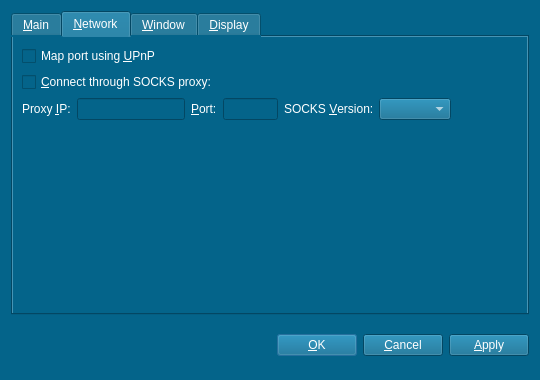
<?xml version="1.0" encoding="UTF-8"?>
<ui version="4.0">
 <class>OptionsDialog</class>
 <widget class="QDialog" name="OptionsDialog">
  <property name="geometry">
   <rect>
    <x>0</x>
    <y>0</y>
    <width>540</width>
    <height>380</height>
   </rect>
  </property>
  <property name="windowTitle">
   <string>Options</string>
  </property>
  <property name="styleSheet">
   <string notr="true">background-color:#04648A;
color:white;</string>
  </property>
  <property name="modal">
   <bool>true</bool>
  </property>
  <layout class="QVBoxLayout" name="verticalLayout">
   <item>
    <widget class="QTabWidget" name="tabWidget">
     <property name="font">
      <font>
       <family>Segoe UI</family>
      </font>
     </property>
     <property name="tabPosition">
      <enum>QTabWidget::North</enum>
     </property>
     <property name="currentIndex">
      <number>1</number>
     </property>
     <widget class="QWidget" name="tabMain">
      <attribute name="title">
       <string>&amp;Main</string>
      </attribute>
      <layout class="QVBoxLayout" name="verticalLayout_Main">
       <item>
        <widget class="QLabel" name="transactionFeeInfoLabel">
         <property name="text">
          <string>Optional transaction fee per kB that helps make sure your transactions are processed quickly. Most transactions are 1 kB. Fee 0.01 recommended.</string>
         </property>
         <property name="textFormat">
          <enum>Qt::PlainText</enum>
         </property>
         <property name="wordWrap">
          <bool>true</bool>
         </property>
        </widget>
       </item>
       <item>
        <layout class="QHBoxLayout" name="horizontalLayout_Main">
         <item>
          <widget class="QLabel" name="transactionFeeLabel">
           <property name="text">
            <string>Pay transaction &amp;fee</string>
           </property>
           <property name="textFormat">
            <enum>Qt::PlainText</enum>
           </property>
           <property name="buddy">
            <cstring>transactionFee</cstring>
           </property>
          </widget>
         </item>
         <item>
          <widget class="BitcoinAmountField" name="transactionFee"/>
         </item>
         <item>
          <spacer name="horizontalSpacer_Main">
           <property name="orientation">
            <enum>Qt::Horizontal</enum>
           </property>
           <property name="sizeHint" stdset="0">
            <size>
             <width>40</width>
             <height>20</height>
            </size>
           </property>
          </spacer>
         </item>
        </layout>
       </item>
       <item>
        <widget class="QCheckBox" name="bitcoinAtStartup">
         <property name="toolTip">
          <string>Automatically start dv8coin after logging in to the system.</string>
         </property>
         <property name="text">
          <string>&amp;Start dv8coin on system login</string>
         </property>
        </widget>
       </item>
       <item>
        <widget class="QCheckBox" name="detachDatabases">
         <property name="toolTip">
          <string>Detach block and address databases at shutdown. This means they can be moved to another data directory, but it slows down shutdown. The wallet is always detached.</string>
         </property>
         <property name="text">
          <string>&amp;Detach databases at shutdown</string>
         </property>
        </widget>
       </item>
       <item>
        <spacer name="verticalSpacer_Main">
         <property name="orientation">
          <enum>Qt::Vertical</enum>
         </property>
         <property name="sizeHint" stdset="0">
          <size>
           <width>20</width>
           <height>40</height>
          </size>
         </property>
        </spacer>
       </item>
      </layout>
     </widget>
     <widget class="QWidget" name="tabNetwork">
      <attribute name="title">
       <string>&amp;Network</string>
      </attribute>
      <layout class="QVBoxLayout" name="verticalLayout_Network">
       <item>
        <widget class="QCheckBox" name="mapPortUpnp">
         <property name="font">
          <font>
           <family>Segoe UI</family>
          </font>
         </property>
         <property name="toolTip">
          <string>Automatically open the dv8coin client port on the router. This only works when your router supports UPnP and it is enabled.</string>
         </property>
         <property name="text">
          <string>Map port using &amp;UPnP</string>
         </property>
        </widget>
       </item>
       <item>
        <widget class="QCheckBox" name="connectSocks">
         <property name="font">
          <font>
           <family>Segoe UI</family>
          </font>
         </property>
         <property name="toolTip">
          <string>Connect to the dv8coin network through a SOCKS proxy (e.g. when connecting through Tor).</string>
         </property>
         <property name="text">
          <string>&amp;Connect through SOCKS proxy:</string>
         </property>
        </widget>
       </item>
       <item>
        <layout class="QHBoxLayout" name="horizontalLayout_Network">
         <item>
          <widget class="QLabel" name="proxyIpLabel">
           <property name="font">
            <font>
             <family>Segoe UI</family>
            </font>
           </property>
           <property name="text">
            <string>Proxy &amp;IP:</string>
           </property>
           <property name="textFormat">
            <enum>Qt::PlainText</enum>
           </property>
           <property name="buddy">
            <cstring>proxyIp</cstring>
           </property>
          </widget>
         </item>
         <item>
          <widget class="QValidatedLineEdit" name="proxyIp">
           <property name="maximumSize">
            <size>
             <width>140</width>
             <height>16777215</height>
            </size>
           </property>
           <property name="font">
            <font>
             <family>Segoe UI</family>
            </font>
           </property>
           <property name="toolTip">
            <string>IP address of the proxy (e.g. 127.0.0.1)</string>
           </property>
          </widget>
         </item>
         <item>
          <widget class="QLabel" name="proxyPortLabel">
           <property name="font">
            <font>
             <family>Segoe UI</family>
            </font>
           </property>
           <property name="text">
            <string>&amp;Port:</string>
           </property>
           <property name="textFormat">
            <enum>Qt::PlainText</enum>
           </property>
           <property name="buddy">
            <cstring>proxyPort</cstring>
           </property>
          </widget>
         </item>
         <item>
          <widget class="QLineEdit" name="proxyPort">
           <property name="maximumSize">
            <size>
             <width>55</width>
             <height>16777215</height>
            </size>
           </property>
           <property name="font">
            <font>
             <family>Segoe UI</family>
            </font>
           </property>
           <property name="toolTip">
            <string>Port of the proxy (e.g. 9050)</string>
           </property>
          </widget>
         </item>
         <item>
          <widget class="QLabel" name="socksVersionLabel">
           <property name="font">
            <font>
             <family>Segoe UI</family>
            </font>
           </property>
           <property name="text">
            <string>SOCKS &amp;Version:</string>
           </property>
           <property name="textFormat">
            <enum>Qt::PlainText</enum>
           </property>
           <property name="buddy">
            <cstring>socksVersion</cstring>
           </property>
          </widget>
         </item>
         <item>
          <widget class="QValueComboBox" name="socksVersion">
           <property name="font">
            <font>
             <family>Segoe UI</family>
            </font>
           </property>
           <property name="toolTip">
            <string>SOCKS version of the proxy (e.g. 5)</string>
           </property>
          </widget>
         </item>
         <item>
          <spacer name="horizontalSpacer_Network">
           <property name="font">
            <font>
             <family>Segoe UI</family>
            </font>
           </property>
           <property name="orientation">
            <enum>Qt::Horizontal</enum>
           </property>
           <property name="sizeHint" stdset="0">
            <size>
             <width>40</width>
             <height>20</height>
            </size>
           </property>
          </spacer>
         </item>
        </layout>
       </item>
       <item>
        <spacer name="verticalSpacer_Network">
         <property name="font">
          <font>
           <family>Segoe UI</family>
          </font>
         </property>
         <property name="orientation">
          <enum>Qt::Vertical</enum>
         </property>
         <property name="sizeHint" stdset="0">
          <size>
           <width>20</width>
           <height>40</height>
          </size>
         </property>
        </spacer>
       </item>
      </layout>
     </widget>
     <widget class="QWidget" name="tabWindow">
      <attribute name="title">
       <string>&amp;Window</string>
      </attribute>
      <layout class="QVBoxLayout" name="verticalLayout_Window">
       <item>
        <widget class="QCheckBox" name="minimizeToTray">
         <property name="toolTip">
          <string>Show only a tray icon after minimizing the window.</string>
         </property>
         <property name="text">
          <string>&amp;Minimize to the tray instead of the taskbar</string>
         </property>
        </widget>
       </item>
       <item>
        <widget class="QCheckBox" name="minimizeOnClose">
         <property name="toolTip">
          <string>Minimize instead of exit the application when the window is closed. When this option is enabled, the application will be closed only after selecting Quit in the menu.</string>
         </property>
         <property name="text">
          <string>M&amp;inimize on close</string>
         </property>
        </widget>
       </item>
       <item>
        <spacer name="verticalSpacer_Window">
         <property name="orientation">
          <enum>Qt::Vertical</enum>
         </property>
         <property name="sizeHint" stdset="0">
          <size>
           <width>20</width>
           <height>40</height>
          </size>
         </property>
        </spacer>
       </item>
      </layout>
     </widget>
     <widget class="QWidget" name="tabDisplay">
      <attribute name="title">
       <string>&amp;Display</string>
      </attribute>
      <layout class="QVBoxLayout" name="verticalLayout_Display">
       <item>
        <layout class="QHBoxLayout" name="horizontalLayout_1_Display">
         <item>
          <widget class="QLabel" name="langLabel">
           <property name="text">
            <string>User Interface &amp;language:</string>
           </property>
           <property name="textFormat">
            <enum>Qt::PlainText</enum>
           </property>
           <property name="buddy">
            <cstring>lang</cstring>
           </property>
          </widget>
         </item>
         <item>
          <widget class="QValueComboBox" name="lang">
           <property name="toolTip">
            <string>The user interface language can be set here. This setting will take effect after restarting dv8coin.</string>
           </property>
          </widget>
         </item>
        </layout>
       </item>
       <item>
        <layout class="QHBoxLayout" name="horizontalLayout_2_Display">
         <item>
          <widget class="QLabel" name="unitLabel">
           <property name="text">
            <string>&amp;Unit to show amounts in:</string>
           </property>
           <property name="textFormat">
            <enum>Qt::PlainText</enum>
           </property>
           <property name="buddy">
            <cstring>unit</cstring>
           </property>
          </widget>
         </item>
         <item>
          <widget class="QValueComboBox" name="unit">
           <property name="toolTip">
            <string>Choose the default subdivision unit to show in the interface and when sending coins.</string>
           </property>
          </widget>
         </item>
        </layout>
       </item>
       <item>
        <widget class="QCheckBox" name="displayAddresses">
         <property name="toolTip">
          <string>Whether to show dv8coin addresses in the transaction list or not.</string>
         </property>
         <property name="text">
          <string>&amp;Display addresses in transaction list</string>
         </property>
        </widget>
       </item>
       <item>
        <spacer name="verticalSpacer_Display">
         <property name="orientation">
          <enum>Qt::Vertical</enum>
         </property>
         <property name="sizeHint" stdset="0">
          <size>
           <width>20</width>
           <height>40</height>
          </size>
         </property>
        </spacer>
       </item>
      </layout>
     </widget>
    </widget>
   </item>
   <item>
    <layout class="QHBoxLayout" name="horizontalLayout_Buttons">
     <item>
      <spacer name="horizontalSpacer_1">
       <property name="font">
        <font>
         <family>Segoe UI</family>
        </font>
       </property>
       <property name="orientation">
        <enum>Qt::Horizontal</enum>
       </property>
       <property name="sizeHint" stdset="0">
        <size>
         <width>40</width>
         <height>48</height>
        </size>
       </property>
      </spacer>
     </item>
     <item>
      <widget class="QLabel" name="statusLabel">
       <property name="font">
        <font>
         <family>Segoe UI</family>
         <weight>75</weight>
         <bold>true</bold>
        </font>
       </property>
       <property name="text">
        <string/>
       </property>
       <property name="textFormat">
        <enum>Qt::PlainText</enum>
       </property>
       <property name="wordWrap">
        <bool>true</bool>
       </property>
      </widget>
     </item>
     <item>
      <spacer name="horizontalSpacer_2">
       <property name="font">
        <font>
         <family>Segoe UI</family>
        </font>
       </property>
       <property name="orientation">
        <enum>Qt::Horizontal</enum>
       </property>
       <property name="sizeHint" stdset="0">
        <size>
         <width>40</width>
         <height>48</height>
        </size>
       </property>
      </spacer>
     </item>
     <item>
      <widget class="QPushButton" name="okButton">
       <property name="font">
        <font>
         <family>Segoe UI</family>
        </font>
       </property>
       <property name="text">
        <string>&amp;OK</string>
       </property>
      </widget>
     </item>
     <item>
      <widget class="QPushButton" name="cancelButton">
       <property name="font">
        <font>
         <family>Segoe UI</family>
        </font>
       </property>
       <property name="text">
        <string>&amp;Cancel</string>
       </property>
       <property name="autoDefault">
        <bool>false</bool>
       </property>
      </widget>
     </item>
     <item>
      <widget class="QPushButton" name="applyButton">
       <property name="font">
        <font>
         <family>Segoe UI</family>
        </font>
       </property>
       <property name="text">
        <string>&amp;Apply</string>
       </property>
       <property name="autoDefault">
        <bool>false</bool>
       </property>
       <property name="default">
        <bool>false</bool>
       </property>
       <property name="flat">
        <bool>false</bool>
       </property>
      </widget>
     </item>
    </layout>
   </item>
  </layout>
 </widget>
 <customwidgets>
  <customwidget>
   <class>BitcoinAmountField</class>
   <extends>QSpinBox</extends>
   <header>bitcoinamountfield.h</header>
  </customwidget>
  <customwidget>
   <class>QValueComboBox</class>
   <extends>QComboBox</extends>
   <header>qvaluecombobox.h</header>
  </customwidget>
  <customwidget>
   <class>QValidatedLineEdit</class>
   <extends>QLineEdit</extends>
   <header>qvalidatedlineedit.h</header>
  </customwidget>
 </customwidgets>
 <resources/>
 <connections/>
</ui>
